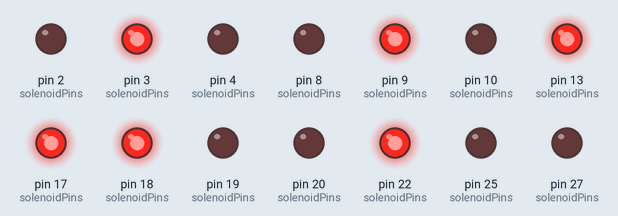
A sketch run on a simulated Arduino Mega 2560, built with avr-gcc and run on an emulated ATmega2560. Parts: output pins drawn as LEDs (lit = HIGH).

Above: at 1.0 s.
At 3.0 s:
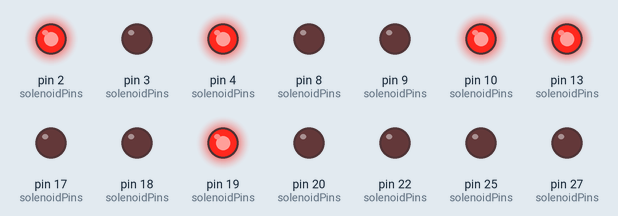
At 5.0 s:
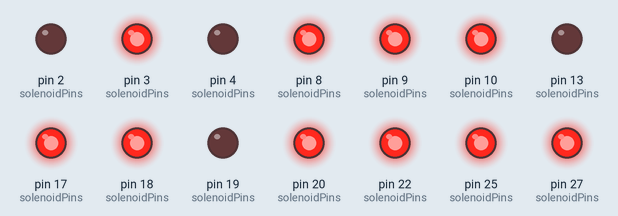
Timing chart, 0 to 7.8 s (numbered marks = the images above):
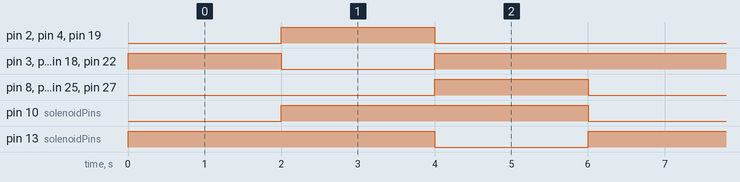

Measured:
- by itself, pin 10 (solenoidPins), pin 13 (solenoidPins): alternates HIGH for 4.0 s and LOW for 2.0 s
- by itself, pin 3 (solenoidPins), pin 9 (solenoidPins), pin 17 (solenoidPins), pin 18 (solenoidPins), pin 22 (solenoidPins): repeats every 6.0 s: LOW 2.0 s, HIGH 4.0 s
- by itself, pin 2 (solenoidPins), pin 4 (solenoidPins), pin 8 (solenoidPins), pin 19 (solenoidPins), pin 20 (solenoidPins), pin 25 (solenoidPins), pin 27 (solenoidPins): alternates HIGH for 2.0 s and LOW for 4.0 s

The sketch:

sketch.ino
```cpp
// Definición de pines para los solenoides
const int solenoidPins[4][6] = {
  {13, 12, 11, 10, 9, 8},
  {5, 4, 3, 2, 1, 0},
  {16, 17, 18, 19, 20, 21},
  {22, 24, 26, 27, 25, 23}
}; // Asume 6 solenoides para una celda Braille

const int numRows = sizeof(solenoidPins) / sizeof(solenoidPins[0]);  // Número de filas (2)
const int numCols = sizeof(solenoidPins[0]) / sizeof(solenoidPins[0][0]);  // Número de columnas (6)

// Traducción de algunos caracteres a Braille (solo letras mayúsculas A, B, C)
int brailleChars[30][6] = {
  {1, 0, 0, 0, 0, 0},  // A
  {1, 1, 0, 0, 0, 0},  // B
  {1, 0, 0, 1, 0, 0},  // C
  {1, 0, 0, 1, 1, 0},  // D
  {1, 0, 0, 0, 1, 0},  // E
  {1, 1, 0, 1, 0, 0},  // F
  {1, 1, 0, 1, 1, 0},  // G
  {1, 1, 0, 0, 1, 0},  // H
  {0, 1, 0, 1, 0, 0},  // I
  {0, 1, 0, 1, 1, 0},  // J
  {1, 0, 1, 0, 0, 0},  // K
  {1, 1, 1, 0, 0, 0},  // L
  {1, 0, 1, 1, 0, 0},  // M
  {1, 0, 1, 1, 1, 0},  // N
  {1, 0, 1, 0, 1, 0},  // O
  {1, 1, 1, 1, 0, 0},  // P
  {1, 1, 1, 1, 1, 0},  // Q
  {1, 1, 1, 0, 1, 0},  // R
  {0, 1, 1, 1, 0, 0},  // S
  {0, 1, 1, 1, 1, 0},  // T
  {1, 0, 1, 0, 0, 1},  // U
  {1, 1, 1, 0, 0, 1},  // V
  {0, 1, 0, 1, 1, 1},  // W
  {1, 0, 1, 1, 0, 1},  // X
  {1, 0, 1, 1, 1, 1},  // Y
  {1, 0, 1, 0, 1, 1},  // Z
  {0, 1, 1, 0, 1, 1},  // ñ
  {0, 1, 0, 0, 1, 1},  // ç
};

void setup() {
  // Configura los pines de los solenoides como salidas
  for (int i = 0; i < numRows; i++) {
    for (int j = 0; j < numCols; j++) {
      pinMode(solenoidPins[i][j], OUTPUT);
      digitalWrite(solenoidPins[i][j], LOW); // Asegura que todos los solenoides estén apagados al inicio
    }
  }
}

void loop() {
  displayBraille("HOLA");  // Muestra la letra A en Braille
  delay(2000);          // Espera 2 segundos
  displayBraille("FGC");  // Muestra la letra E en Braille
  delay(2000);          // Espera 2 segundos
  displayBraille("WORD");  // Muestra la letra Y y O en Braille
  delay(2000);          // Espera 2 segundos
}

// Función para mostrar un carácter en Braille
void displayBraille(String text) {
  for (int k = 0; k < text.length(); k++) {
    char letra = text[k];
    int index = letra - 'A';  // Convierte el carácter a un índice basado en 'A' como 0
    if (index < 0 || index > 29) return;  // Verifica que el carácter sea válido

    // Activa los solenoides según el patrón Braille del carácter
    for (int i = 0; i < numCols; i++) {
      digitalWrite(solenoidPins[k % numRows][i], brailleChars[index][i]);
    }
   // Mantiene el carácter por 2 segundos
    // Apaga los solenoides después de mostrar el carácter

  }
    for (int k = text.length(); k < 4; k++) {
    for (int i = 0; i < numCols; i++) {
      digitalWrite(solenoidPins[k][i], LOW);
    }
   // Mantiene el carácter por 2 segundos
    // Apaga los solenoides después de mostrar el carácter

  }

}


/*
// Definición de pines para los solenoides
const int solenoidPins[2][6] = {
  {13, 12, 11, 10, 9, 8},
  {5, 4, 3, 2, 1, 0}
  }; // Asume 6 solenoides para una celda Braille
const int numSolenoids = sizeof(solenoidPins) / sizeof(solenoidPins[0]);

// Traducción de algunos caracteres a Braille (solo letras mayúsculas A, B, C)
int brailleChars[30][6] = {
  {1, 0, 0, 0, 0, 0},  // A
  {1, 1, 0, 0, 0, 0},  // B
  {1, 0, 0, 1, 0, 0},  // C
  {1, 0, 0, 1, 1, 0},  // D
  {1, 0, 0, 0, 1, 0},  // E
  {1, 1, 0, 1, 0, 0},  // F
  {1, 1, 0, 1, 1, 0},  // G
  {1, 1, 0, 0, 1, 0},  // H
  {0, 1, 0, 1, 0, 0},  // I
  {0, 1, 0, 1, 1, 0},  // J
  {1, 0, 1, 0, 0, 0},  // K
  {1, 1, 1, 0, 0, 0},  // L
  {1, 0, 1, 1, 0, 0},  // M
  {1, 0, 1, 1, 1, 0},  // N
  {1, 0, 1, 0, 1, 0},  // O
  {1, 1, 1, 1, 0, 0},  // P
  {1, 1, 1, 1, 1, 0},  // Q
  {1, 1, 1, 0, 1, 0},  // R
  {0, 1, 1, 1, 0, 0},  // S
  {0, 1, 1, 1, 1, 0},  // T
  {1, 0, 1, 0, 0, 1},  // U
  {1, 1, 1, 0, 0, 1},  // V
  {0, 1, 0, 1, 1, 1},  // W
  {1, 0, 1, 1, 0, 1},  // X
  {1, 0, 1, 1, 1, 1},  // Y
  {1, 0, 1, 0, 1, 1},  // Z
  {0, 1, 1, 0, 1, 1},  // ñ
  {0, 1, 0, 0, 1, 1},  // ç
};


void setup() {
  // Configura los pines de los solenoides como salidas
  for (int i = 0; i < numSolenoids; i++) {
    pinMode(solenoidPins[i], OUTPUT);
  }
}

void loop() {
  displayBraille("AA");  // Muestra la letra A en Braille
  delay(2000);          // Espera 2 segundos
  displayBraille("AA");  // Muestra la letra B en Braille
  delay(2000);          // Espera 2 segundos
  displayBraille("AA");  // Muestra la letra C en Braille
  delay(2000);          // Espera 2 segundos
}

// Función para mostrar un carácter en Braille
void displayBraille(String character) {
  char letra;
  int b = character.length();
  for (int k = 0; k < 2; k++) {
    letra = character[k];
    int index = letra - 'A';  // Convierte el carácter a un índice basado en 'A' como 0
    if (index < 0 || index > 27) return;  // Verifica que el carácter sea válido

    // Activa los solenoides según el patrón Braille del carácter
    for (int i = 0; i < numSolenoids; i++) {
      digitalWrite(solenoidPins[k][i], brailleChars[index][i]);
    }
  }
}
*/
```
